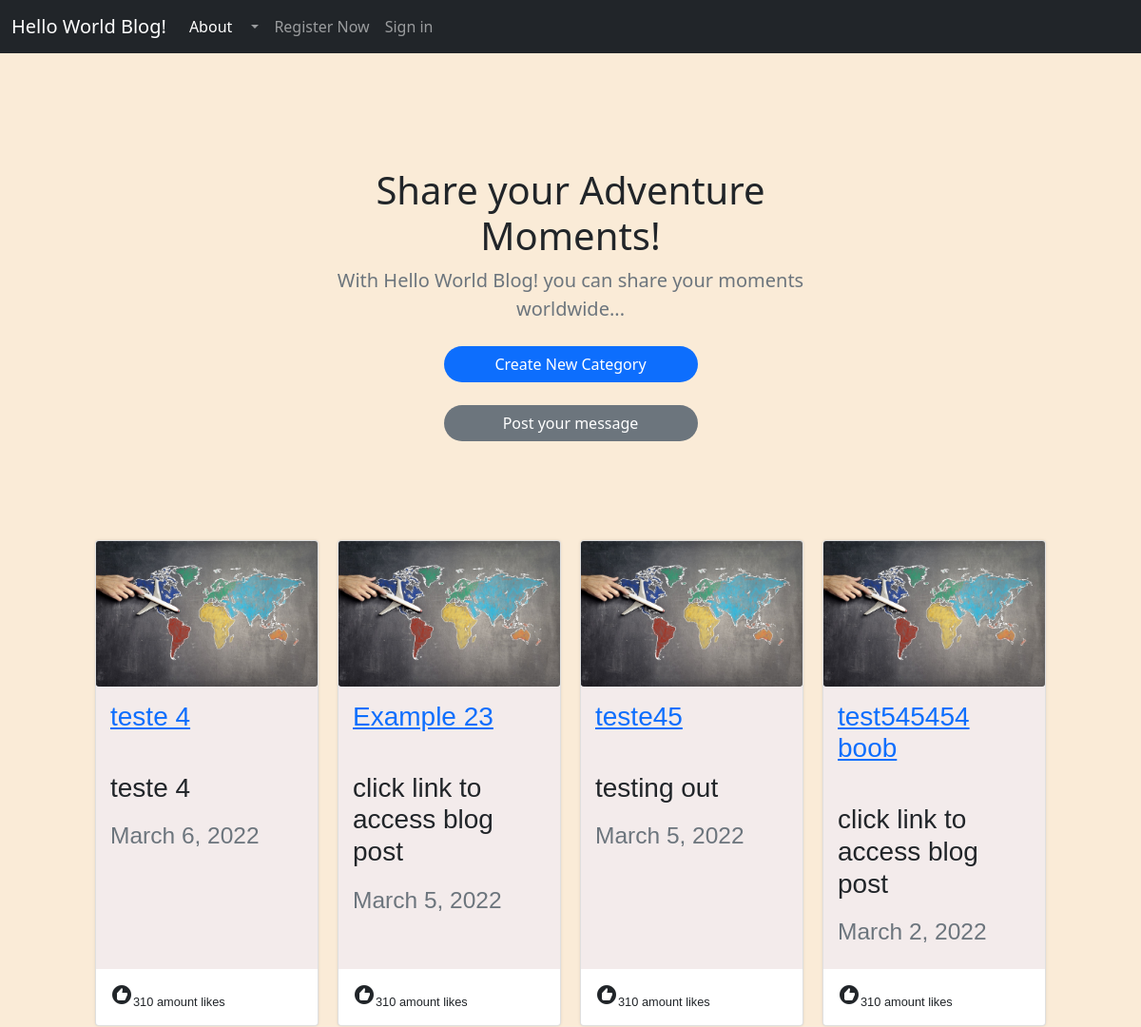
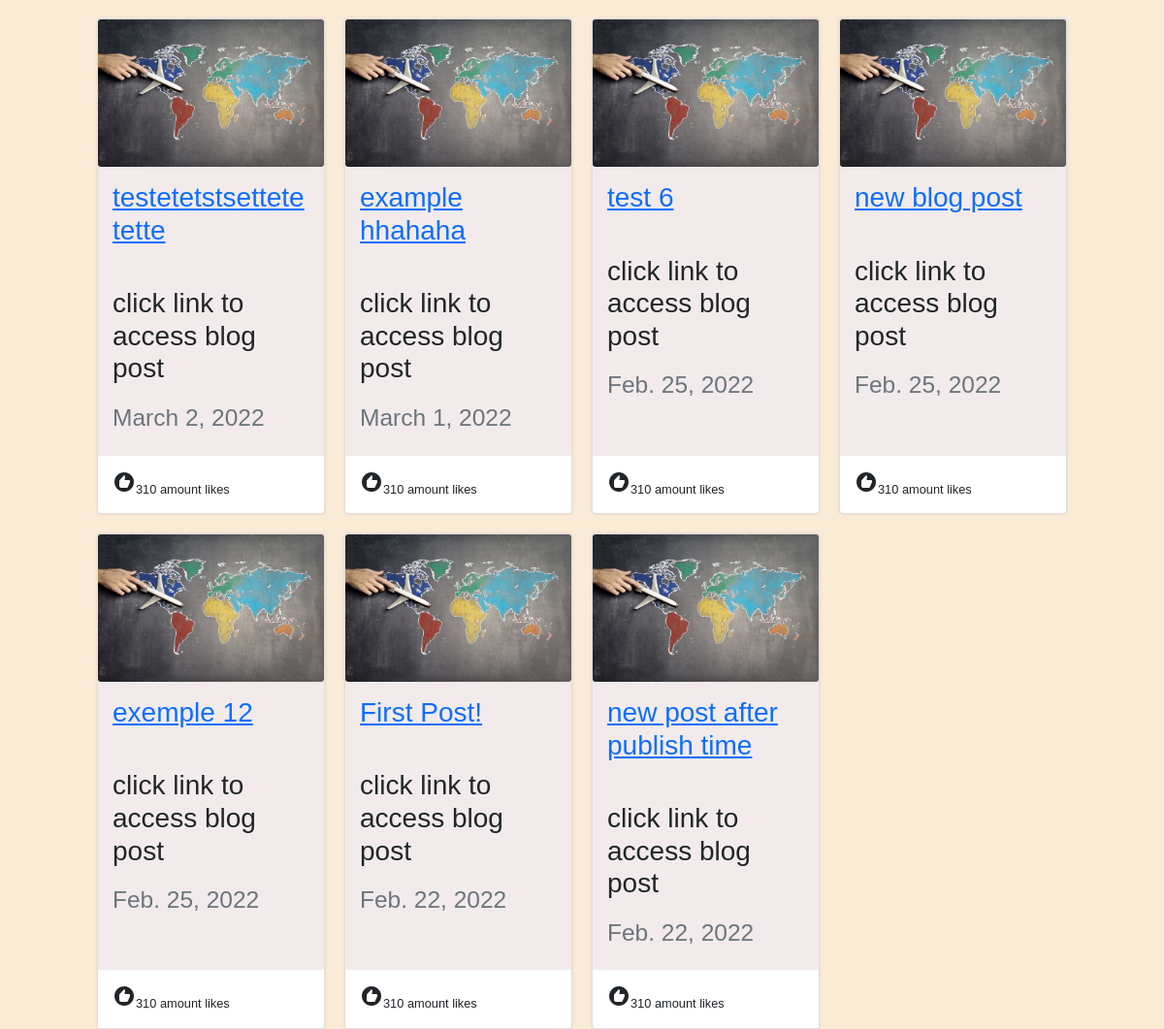
The app's page /, older data (2 pictures, top to bottom).
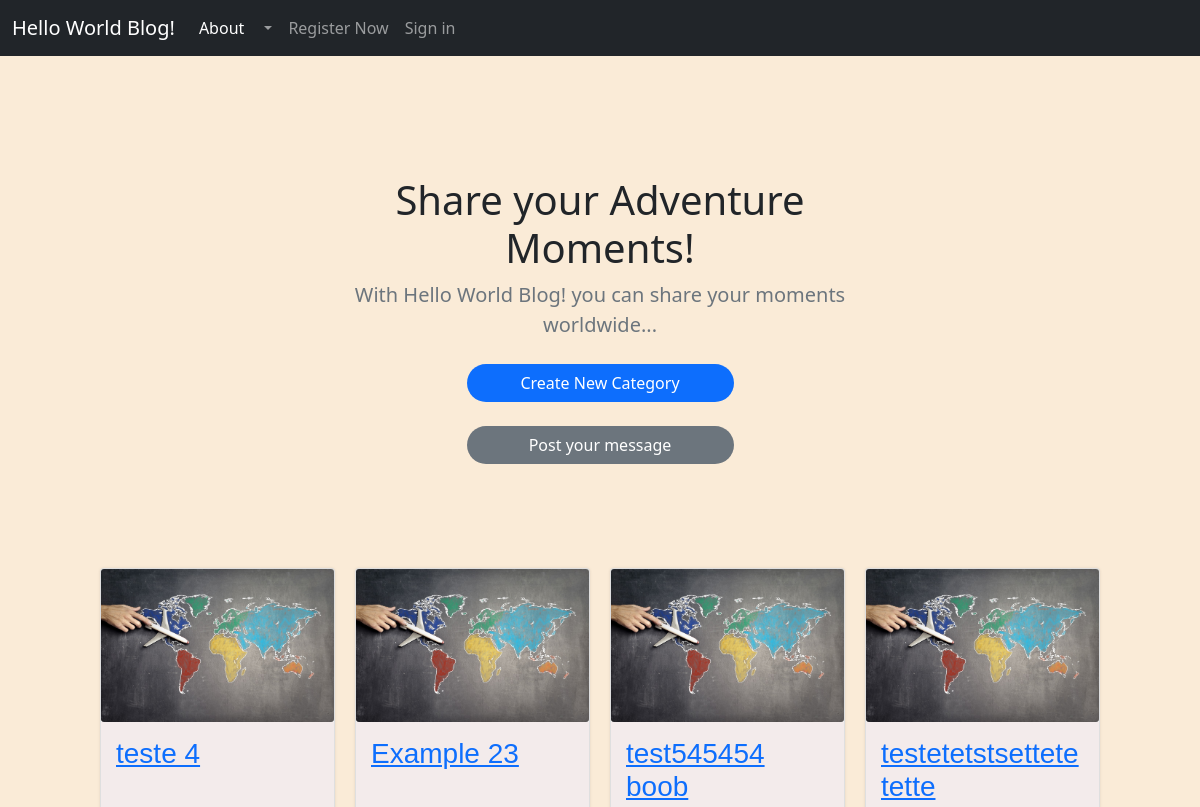
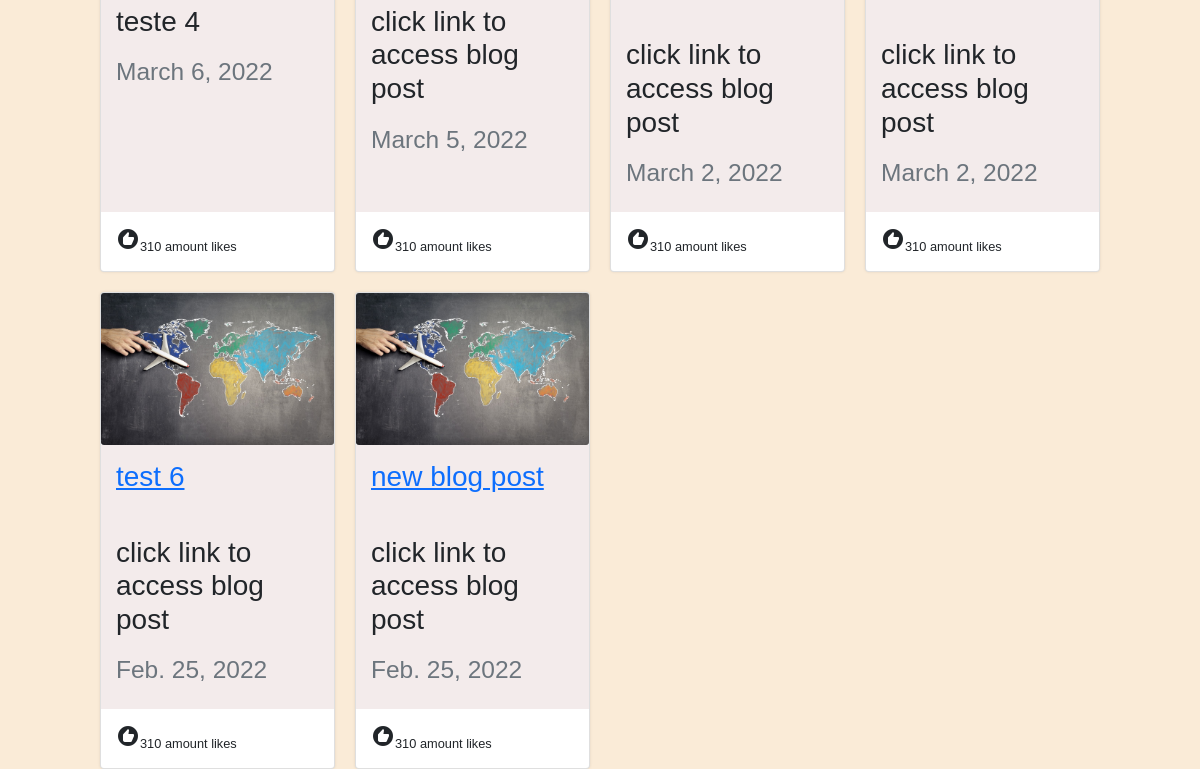
The same page, newer data (2 pictures, top to bottom).
### world/models.py (models this page shows, shortened)
class Post(models.Model):
    title = models.CharField(max_length=255)
    title_tag = models.CharField(max_length=255)
    header_img = models.ImageField(null=True, blank=True, upload_to="images/")
    author = models.ForeignKey(User, on_delete=models.CASCADE)
    likes = models.ManyToManyField(User, related_name='post_blog')
    category = models.CharField(max_length=255, default='uncategorized')
    body = RichTextField(blank=True, null=True)
    publish_date =  models.DateField(auto_now_add=True)
    article_snippet = models.CharField(max_length=255, default='')

### world/views.py (the view)
# urls.py: path('', IndexView.as_view(), name="index"),
class IndexView(ListView):
    model = Post
    template_name = 'index.html'
    ordering = ['-publish_date']
    caty = Category.objects.all()
    def get_context_data(self, *args, **kwargs):
        caty_menu = Category.objects.all()
        context = super(IndexView, self).get_context_data(*args, **kwargs)
        context["caty_menu"] = caty_menu
        return context

### world/templates/index.html (shortened to what this page needs)
{% extends 'base.html' %}
{% load static %}
{% block content %}
<div class="py-5 text-center container">
    <div class="row py-lg-5">
         <div class="col-lg-6 col-md-8 mx-auto">
              <h1 class="fw-light">Share your Adventure Moments!</h1>
              <p class="lead text-muted">With Hello World Blog! you can share your moments worldwide...</p>
             <div class="d-grid gap-2 col-6 mx-auto">
                <a href="{% url 'create_category' %}" class="btn-primary" >Create New Category</a>
                <a href="{% url 'post' %}" class="btn-secondary">Post your message</a>
            </div>
         </div>
    </div>
</div>
<div class="card-deck">
  {% for post in object_list %}
      <div class="card">
        <img src="{% static 'img/01img.jpg'%}" class="card-img" alt="...">
          <div class="card-body">
              <h3 class="title-post"><a href="{% url 'details-article' post.pk %}" class="card-title">{{ post.title }}</a><h3>
              <br>
               <p class="card-text">{{ post.article_snippet }}</p>
               <p class="card-text"><small class="text-muted">{{ post.publish_date }}</small></p>
           </div>
            <div class="card-info">
                <div>
                    <i class="material-icons">recommend</i>310 amount likes
                </div>
            </div>
       </div>
            {% endfor %}
</div>
{% endblock %}

### world/templates/base.html (shortened to what this page needs)
{% load static %}
<!DOCTYPE html>
<html class="h-100">
<html lang="en">
  <head>
    <link href="https://cdn.jsdelivr.net/npm/bootstrap@5.1.3/dist/css/bootstrap.min.css" rel="stylesheet">
    <link rel="stylesheet" href="https://cdnjs.cloudflare.com/ajax/libs/font-awesome/4.7.0/css/font-awesome.min.css">
    <link rel="stylesheet" href="{% static 'css/style.css' %}">
  </head>
  <body>
    <nav class="navbar navbar-expand-lg navbar-dark bg-dark">
      <div class="container-fluid">
        <a class="navbar-brand" href="{% url 'index' %}">Hello World Blog!</a>
        <div class="collapse navbar-collapse" id="navbarText">
          <ul class="navbar-nav me-auto mb-2 mb-lg-0">
            <li class="nav-item">
              <a class="nav-link active" aria-current="page" href="#">About</a>
            </li>
            {% if caty_menu %}
              <li class="nav-item dropdown">
                <a class="nav-link dropdown-toggle" href="#" id="navbarDropdown" role="button" data-bs-toggle="dropdown" aria-expanded="false">
                </a>
              </li>
            {% endif %}
            {% if user.is_authenticated %}
              <li class="nav-item">
                <a class="nav-link" href="{% url 'post' %}">Post your message</a>
              </li>
              <li class="nav-item">
                <a class="nav-link" href="{% url 'create_category' %}">Create New Category</a>
              </li>
            </li>
              <li class="nav-item">
                <a class="nav-link" href="{% url 'logout' %}">Logout</a>
              </li>
            {% else %}
              <li class="nav-item">
                <a class="nav-link" href="{% url 'register' %}">Register Now</a>
              </li>
              <li class="nav-item">
                <a class="nav-link" href="{% url 'login' %}">Sign in</a>
              </li>
            {% endif %}
          </ul>
        </div>
      </div>
    </nav>
   <br/>
    <div class="container">
        {% block content %}
        {% endblock %}
    </div>
</body>
</html>

### static/css/style.css (style rules this page uses)
body { margin: 0; background-color:antiquewhite; }
.btn-primary { background-color: #0d6efd; border-color: #0d6efd; color: #fff; margin: 8px 0px; padding: 6px 12px; border: 1px solid transparent; border-radius: 1.25rem; transition: color .15s ease-in-out,background-color .15s ease-in-out,border-color .15s ease-in-out,box-shadow .15s ease-in-out; text-decoration: none; }
.btn-secondary { color: #fff; background-color: #6c757d; border-color: #6c757d; margin: 8px 0px; padding: 6px 12px; border: 1px solid transparent; border-radius: 1.25rem; transition: color .15s ease-in-out,background-color .15s ease-in-out,border-color .15s ease-in-out,box-shadow .15s ease-in-out; text-decoration: none; }
.card-deck { margin:0 auto; max-width: 1000px; display:grid; grid-template-columns: repeat(auto-fill, minmax(225px, 1fr)); gap:20px; font-family: sans-serif; }
.card { box-shadow: 0 0 3px rgba(0, 0, 0, 0.1); }
.card-img { width: 100%; display: block; }
.card-body { line-height: 1.5; font-size:0.9em; padding:15px; background: #f3ebeb; }
.card-info { padding: 15px; display: flex; justify-content: space-between; align-items: center; font-size: 0.8em; }

Row changes from the older to the newer data that the page shows:
removed Post: title "teste45", article_snippet "testing out", publish_date "March 5, 2022"
removed Post: title "example hhahaha", article_snippet "click link to access blog post", publish_date "March 1, 2022"
removed Post: title "exemple 12", article_snippet "click link to access blog post", publish_date "Feb. 25, 2022"
removed Post: title "First Post!", article_snippet "click link to access blog post", publish_date "Feb. 22, 2022"
removed Post: title "new post after publish time", article_snippet "click link to access blog post", publish_date "Feb. 22, 2022"
